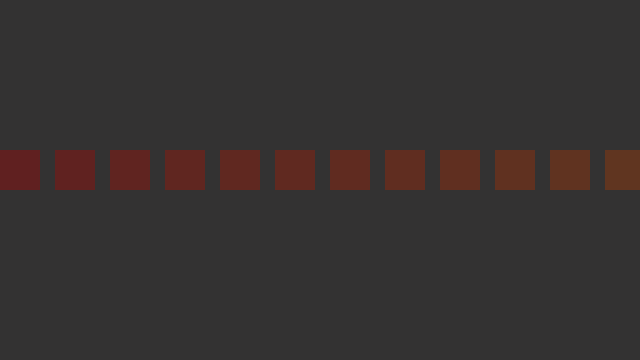
Frame 1 (no input)
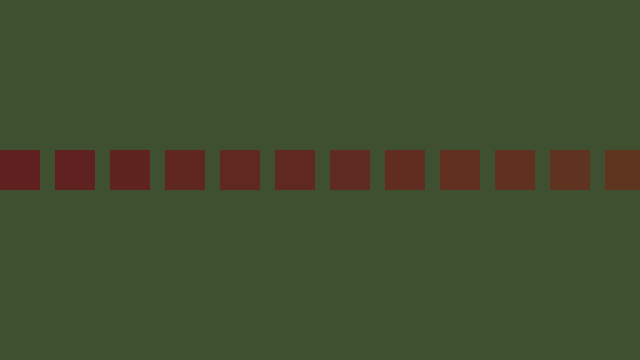
Frame 2 (the mouse pressed at the canvas centre, redrawn once)

The p5.js sketch that drew these frames (run headless with seeded random() and noise() and a simulated clock; the mouse was pressed at the canvas centre and the sketch redrawn once):

// p5.js sketch
// ── sketch.js
function setup() {
	// create a place to draw
	createCanvas(640, 360);
	noStroke();
	noLoop();
}
function draw() {
	background(51, 50, 50);
	noFill();
	colorMode(HSL, 200);
	for(var i = 0; i < 100; i++){
		fill(i, 100, 50);
		stroke(255,0)
		rect(i*55, 150, 40, 40);
	}
}
